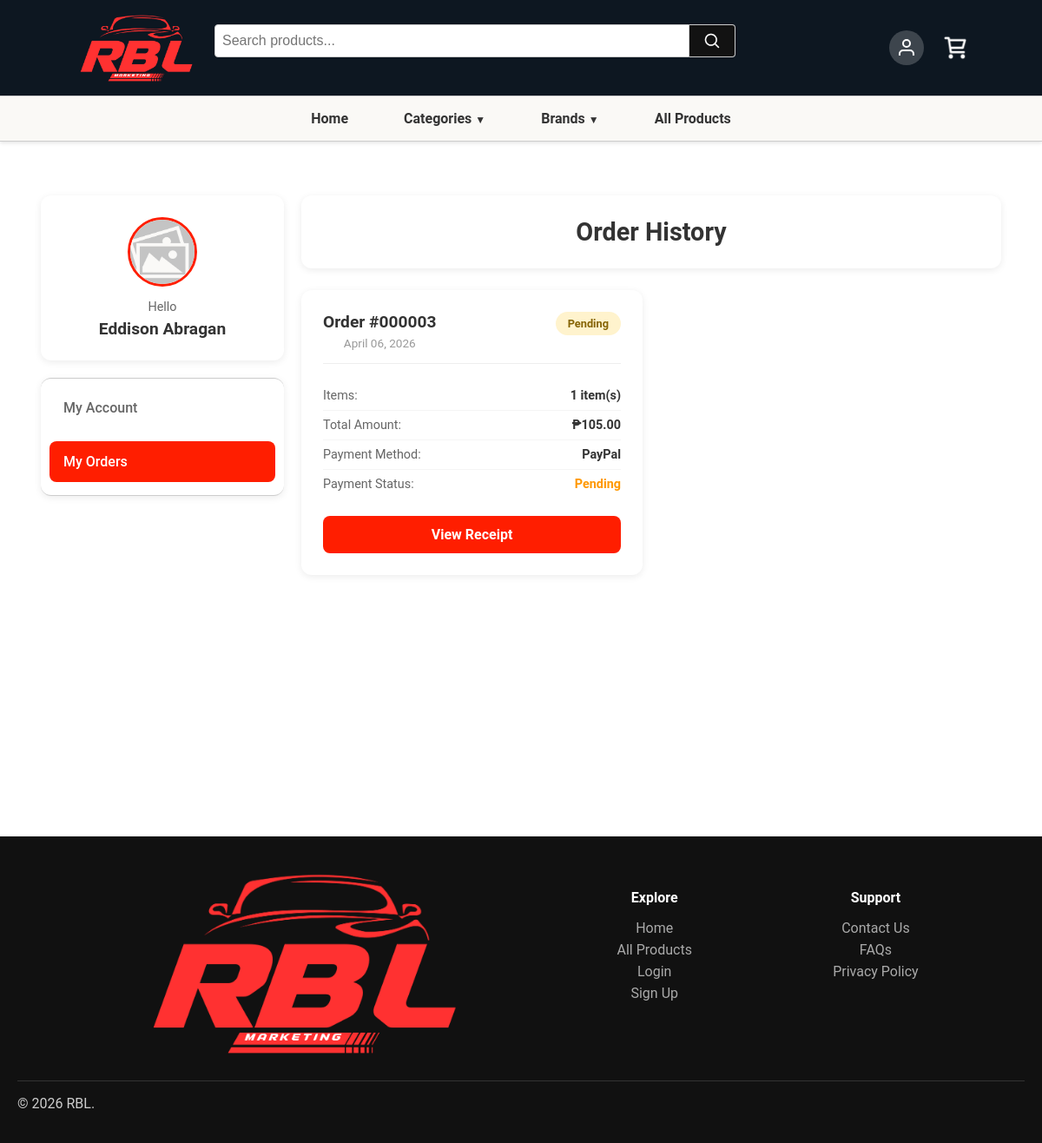
The page /accounts/profile/?tab=orders (signed in) on the database as committed earlier.
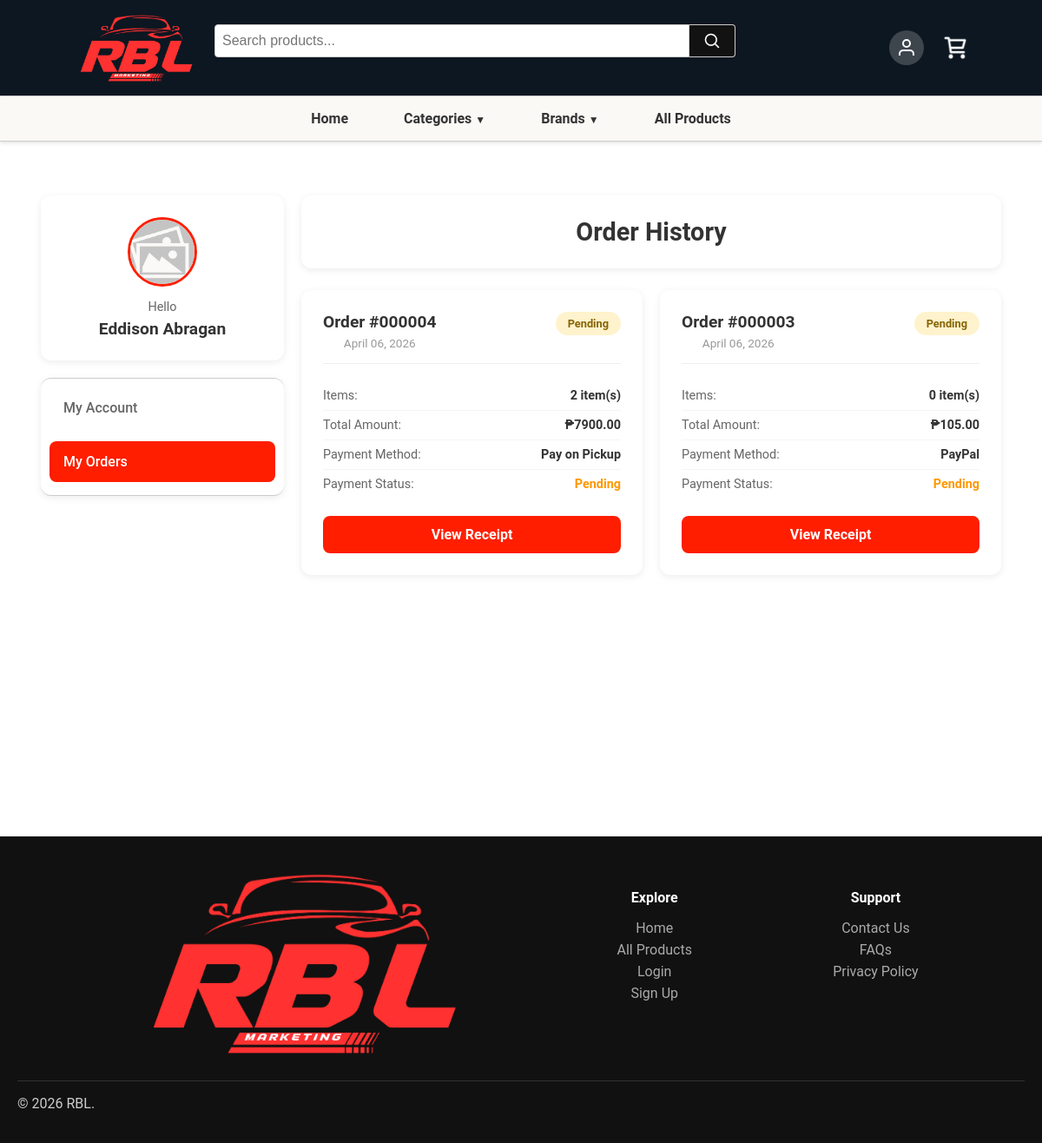
The same page on the database as committed later.
### orders/models.py (models this page shows, shortened)
class Order(models.Model):
    PAYMENT_CHOICES = (
        ('Pickup', 'Pay on Pickup'),
        ('Online', 'Online Payment (GCash)'),
    )
    STATUS_CHOICES = (
        ('Pending', 'Pending'),
        ('Processing', 'Processing'),
        ('Ready', 'Ready for Pickup'),
        ('Completed', 'Completed'),
        ('Cancelled', 'Cancelled'),
    )
    user = models.ForeignKey(settings.AUTH_USER_MODEL, on_delete=models.CASCADE)
    total_price = models.DecimalField(max_digits=10, decimal_places=2)
    payment_method = models.CharField(max_length=20, choices=PAYMENT_CHOICES, default='Pickup')
    payment_reference = models.CharField(max_length=100, blank=True, null=True)
    payment_proof = models.ImageField(upload_to='payment_proofs/', blank=True, null=True)
    payment_status = models.CharField(max_length=20, default='Pending')
    status = models.CharField(max_length=20, choices=STATUS_CHOICES, default='Pending')
    created_at = models.DateTimeField(auto_now_add=True)

### accounts/views.py (the view)
# urls.py: path('profile/', views.profile_view, name='profile'),
def profile_view(request):
    active_tab = request.GET.get('tab', 'account')
    user_orders = Order.objects.filter(user=request.user).order_by('-created_at')
    context = {
        'user': request.user,
        'active_tab': active_tab,
        'orders': user_orders,
    }
    return render(request, 'customer_profile.html', context)

### catalog/context_processors.py (called while the page is built)
def global_nav_data(request):
    return {
        'nav_categories': Category.objects.all(),
        'nav_brands': Brand.objects.all(),
    }

### templates/customer_profile.html (shortened to what the changed rows need)
{% extends 'base_customer.html' %}
{% load static %}
{% block content %}
<main>
    <div class="profile-page">
        <div class="profile-content">
            {% if active_tab == 'account' %}
                <div class="content-header">
                    <h2>Personal Information</h2>
                </div>
                <div class="profile-card">
                    <div class="profile-avatar-section">
                        <div class="large-avatar">
                            <img src="{% static 'images/user-avatar-placeholder.png' %}" alt="Profile" onerror="this.src='{% static 'images/placeholder.jpg' %}'">
                        </div>
                    </div>
                    <div class="profile-form">
                        <div class="form-group">
                            <label>Name</label>
                            <input type="text" readonly value="{{ user.first_name }} {{ user.last_name }}">
                        </div>
                        <div class="form-group">
                            <label>Phone Number</label>
                            <input type="text" readonly value="{{ user.contact_number }}">
                        </div>
                        <div class="form-group">
                            <label>Email</label>
                            <input type="text" readonly value="{{ user.email }}">
                        </div>
                        <div class="form-group">
                            <label>Address</label>
                            <input type="text" readonly value="{{ user.address }}">
                        </div>
                        <div class="form-group">
                            <label>Username</label>
                            <input type="text" readonly value="{{ user.username }}">
                        </div>
                    </div>
                </div>
            {% else %}
                <div class="content-header">
                    <h2>Order History</h2>
                </div>
                {% if orders %}
                    <div class="orders-grid">
                        {% for order in orders %}
                        <div class="order-card">
                            <div class="order-card-header">
                                <div class="order-number-date">
                                    <h3>Order #{{ order.id|stringformat:"06d" }}</h3>
                                    <p class="order-date">{{ order.created_at|date:"F d, Y" }}</p>
                                </div>
                                <span class="order-badge status-{{ order.status|lower }}">
                                    {{ order.status }}
                                </span>
                            </div>
                            <div class="order-card-body">
                                <div class="order-detail-row">
                                    <span class="detail-label">Items:</span>
                                    <span class="detail-value">{{ order.items.count }} item(s)</span>
                                </div>
                                <div class="order-detail-row">
                                    <span class="detail-label">Total Amount:</span>
                                    <span class="detail-value">₱{{ order.total_price|floatformat:2 }}</span>
                                </div>
                                <div class="order-detail-row">
                                    <span class="detail-label">Payment Method:</span>
                                    <span class="detail-value">{{ order.get_payment_method_display }}</span>
                                </div>
                                <div class="order-detail-row">
                                    <span class="detail-label">Payment Status:</span>
                                    <span class="detail-value payment-{{ order.payment_status|lower }}">
                                        {{ order.payment_status }}
                                    </span>
                                </div>
                            </div>
                            <div class="order-card-footer">
                                <a href="{% url 'order_receipt' order.id %}" class="btn-view-receipt">
                                    View Receipt
                                </a>
                            </div>
                        </div>
                        {% endfor %}
                    </div>
                {% else %}
                    <div class="empty-state">
                        <h3>No orders yet</h3>
                        <p>You haven't placed any orders yet.</p>
                        <a href="{% url 'catalog' %}" class="btn-shop-now">Start Shopping</a>
                    </div>
                {% endif %}
            {% endif %}
        </div>
    </div>
</main>
{% endblock %}

Rows that differ between the two databases and show on the page:
added Order: id "000004", created_at "April 06, 2026", status "Pending", items.count "2", total_price "7900.00", payment_method "Pay on Pickup", payment_status "Pending"
changed Order "PayPal": items.count "1" → "0"
